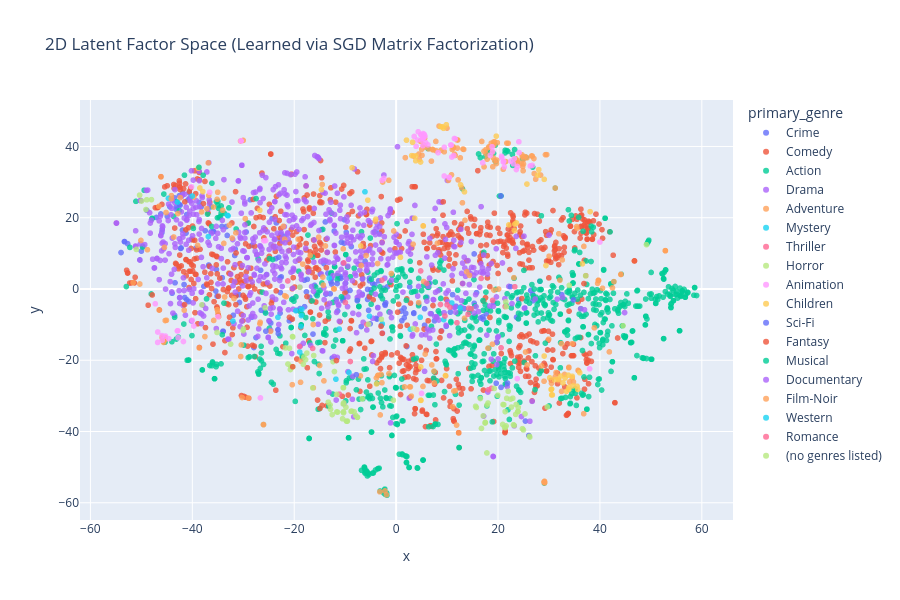

Source (notebook cell):
### Code cell
# tSNE qualitative analysis

N_TOP_MOVIES = 3000
top_movie_ids = dfRatings['movieId'].value_counts().head(N_TOP_MOVIES).index

viz_indices = []
valid_movie_ids = []

for movie_id in top_movie_ids:
    if movie_id in movie_id_to_index:
        viz_indices.append(movie_id_to_index[movie_id])
        valid_movie_ids.append(movie_id)

V_subset = V[viz_indices]

tsne = TSNE(n_components=2, perplexity=30, random_state=42, max_iter=1000)
V_2d = tsne.fit_transform(V_subset)

df_viz = pd.DataFrame({
    'x': V_2d[:, 0],
    'y': V_2d[:, 1],
    'movieId': valid_movie_ids
})

df_viz = df_viz.merge(dfMovies, on='movieId', how='left')
df_viz['primary_genre'] = df_viz['genres'].apply(lambda g: g.split('|')[0] if pd.notna(g) else 'Unknown')

fig = px.scatter(
    df_viz,
    x='x',
    y='y',
    color='primary_genre',
    hover_name='title',
    hover_data=['genres'],
    title="2D Latent Factor Space (Learned via SGD Matrix Factorization)",
    opacity=0.8,
    width=900,
    height=600
)

fig.show()

fig.write_html("tsne_movie_clusters.html")

### Figure 1 — Plotly figure (JSON) as saved in the notebook; plotly's stock layout.template omitted (floating-point values rounded to 4 significant figures; data arrays with more than 128 entries replaced by an {"elided": "..."} marker saying what was removed)
{"data": [{"customdata": {"elided": "195x1 str values"}, "hovertemplate": "<b>%{hovertext}</b><br><br>primary_genre=Crime<br>x=%{x}<br>y=%{y}<br>genres=%{customdata[0]}<extra></extra>", "hovertext": {"elided": "195 str values"}, "legendgroup": "Crime", "marker": {"color": "#636efa", "opacity": 0.8, "symbol": "circle"}, "mode": "markers", "name": "Crime", "showlegend": true, "type": "scattergl", "x": {"elided": "195 float values"}, "xaxis": "x", "y": {"elided": "195 float values"}, "yaxis": "y"}, {"customdata": {"elided": "734x1 str values"}, "hovertemplate": "<b>%{hovertext}</b><br><br>primary_genre=Comedy<br>x=%{x}<br>y=%{y}<br>genres=%{customdata[0]}<extra></extra>", "hovertext": {"elided": "734 str values"}, "legendgroup": "Comedy", "marker": {"color": "#EF553B", "opacity": 0.8, "symbol": "circle"}, "mode": "markers", "name": "Comedy", "showlegend": true, "type": "scattergl", "x": {"elided": "734 float values"}, "xaxis": "x", "y": {"elided": "734 float values"}, "yaxis": "y"}, {"customdata": {"elided": "829x1 str values"}, "hovertemplate": "<b>%{hovertext}</b><br><br>primary_genre=Action<br>x=%{x}<br>y=%{y}<br>genres=%{customdata[0]}<extra></extra>", "hovertext": {"elided": "829 str values"}, "legendgroup": "Action", "marker": {"color": "#00cc96", "opacity": 0.8, "symbol": "circle"}, "mode": "markers", "name": "Action", "showlegend": true, "type": "scattergl", "x": {"elided": "829 float values"}, "xaxis": "x", "y": {"elided": "829 float values"}, "yaxis": "y"}, {"customdata": {"elided": "629x1 str values"}, "hovertemplate": "<b>%{hovertext}</b><br><br>primary_genre=Drama<br>x=%{x}<br>y=%{y}<br>genres=%{customdata[0]}<extra></extra>", "hovertext": {"elided": "629 str values"}, "legendgroup": "Drama", "marker": {"color": "#ab63fa", "opacity": 0.8, "symbol": "circle"}, "mode": "markers", "name": "Drama", "showlegend": true, "type": "scattergl", "x": {"elided": "629 float values"}, "xaxis": "x", "y": {"elided": "629 float values"}, "yaxis": "y"}, {"customdata": {"elided": "258x1 str values"}, "hovertemplate": "<b>%{hovertext}</b><br><br>primary_genre=Adventure<br>x=%{x}<br>y=%{y}<br>genres=%{customdata[0]}<extra></extra>", "hovertext": {"elided": "258 str values"}, "legendgroup": "Adventure", "marker": {"color": "#FFA15A", "opacity": 0.8, "symbol": "circle"}, "mode": "markers", "name": "Adventure", "showlegend": true, "type": "scattergl", "x": {"elided": "258 float values"}, "xaxis": "x", "y": {"elided": "258 float values"}, "yaxis": "y"}, {"customdata": [["Mystery|Thriller"], ["Mystery|Sci-Fi|Thriller"], ["Mystery|Thriller"], ["Mystery|Thriller"], ["Mystery|Sci-Fi|Thriller"], ["Mystery|Thriller"], ["Mystery|Romance|Sci-Fi|Thriller"], ["Mystery|Sci-Fi|Thriller|IMAX"], ["Mystery|Thriller"], ["Mystery|Romance|Thriller"], ["Mystery|Thriller"], ["Mystery|Thriller"], ["Mystery"], ["Mystery|Thriller"], ["Mystery|Romance|Thriller"], ["Mystery|Thriller"], ["Mystery|Sci-Fi|Thriller"], ["Mystery|Sci-Fi"], ["Mystery|Thriller"]], "hovertemplate": "<b>%{hovertext}</b><br><br>primary_genre=Mystery<br>x=%{x}<br>y=%{y}<br>genres=%{customdata[0]}<extra></extra>", "hovertext": ["Seven (a.k.a. Se7en) (1995)", "Twelve Monkeys (a.k.a. 12 Monkeys) (1995)", "Memento (2000)", "Rear Window (1954)", "District 9 (2009)", "Old Boy (2003)", "Vanilla Sky (2001)", "Super 8 (2011)", "Secret Window (2004)", "Dead Again (1991)", "Just Cause (1995)", "Absolute Power (1997)", "Maltese Falcon, The (a.k.a. Dangerous Female) (1931)", "Enemy (2013)", "Spellbound (1945)", "Pacific Heights (1990)", "Stepford Wives, The (1975)", "Andromeda Strain, The (1971)", "Exam (2009)"], "legendgroup": "Mystery", "marker": {"color": "#19d3f3", "opacity": 0.8, "symbol": "circle"}, "mode": "markers", "name": "Mystery", "showlegend": true, "type": "scattergl", "x": [-18.5, -18.59, -19.69, -42.91, -18.91, -23.2, 2.791, -11.17, -2.703, -6.113, 12.6, 10.93, -44.69, -32.03, -40.01, 9.343, -11.82, -9.254, -5.229], "xaxis": "x", "y": [-5.706, -7.474, -6.116, 24.4, -17.71, -7.949, -11.31, -11.26, -9.797, 27.27, -5.319, -3.941, 25.43, -9.003, 26.08, -8.597, -25.32, -23.44, -7.633], "yaxis": "y"}, {"customdata": [["Thriller"], ["Thriller"], ["Thriller"], ["Thriller"], ["Thriller"], ["Thriller"], ["Thriller"], ["Thriller"], ["Thriller"], ["Thriller"], ["Thriller"], ["Thriller"], ["Thriller"], ["Thriller"], ["Thriller"], ["Thriller"], ["Thriller"], ["Thriller"], ["Thriller"], ["Thriller"], ["Thriller"], ["Thriller"]], "hovertemplate": "<b>%{hovertext}</b><br><br>primary_genre=Thriller<br>x=%{x}<br>y=%{y}<br>genres=%{customdata[0]}<extra></extra>", "hovertext": ["Fugitive, The (1993)", "Panic Room (2002)", "Cape Fear (1991)", "Sleepers (1996)", "Spotlight (2015)", "Bone Collector, The (1999)", "Arlington Road (1999)", "10 Cloverfield Lane (2016)", "Sliver (1993)", "Perfect Murder, A (1998)", "Dead Zone, The (1983)", "Manchurian Candidate, The (2004)", "Red Rock West (1992)", "Dead Calm (1989)", "Malice (1993)", "Gift, The (2000)", "Fear (1996)", "Skulls, The (2000)", "Don't Breathe (2016)", "Jade (1995)", "Atomic Blonde (2017)", "Don't Say a Word (2001)"], "legendgroup": "Thriller", "marker": {"color": "#FF6692", "opacity": 0.8, "symbol": "circle"}, "mode": "markers", "name": "Thriller", "showlegend": true, "type": "scattergl", "x": [5.994, 21.39, -9.958, -2.778, -10.27, 14.24, 8.703, -18.96, 18.71, 10.56, -11.14, 18.93, -21.26, -8.991, 9.989, -5.749, 9.585, 20.59, -16.38, 18.1, 4.817, 14.77], "xaxis": "x", "y": [1.614, -4.946, -3.787, 2.483, 7.324, -5.445, -4.358, -16.15, -27.9, -5.137, -29.53, -3.205, 2.247, -20.36, -4.43, -9.983, -7.591, -16.52, -16.68, -28.29, 5.061, -5.554], "yaxis": "y"}, {"customdata": [["Horror|Sci-Fi"], ["Horror"], ["Horror|Mystery"], ["Horror|Sci-Fi|Thriller"], ["Horror|Mystery|Thriller"], ["Horror|Sci-Fi"], ["Horror|Thriller"], ["Horror|Mystery|Thriller"], ["Horror"], ["Horror|Sci-Fi|Thriller"], ["Horror|Thriller"], ["Horror|Thriller"], ["Horror|Thriller"], ["Horror|Sci-Fi|Thriller"], ["Horror"], ["Horror|Mystery|Sci-Fi|Thriller"], ["Horror|Sci-Fi|Thriller"], ["Horror|Sci-Fi|Thriller"], ["Horror|Mystery|Thriller"], ["Horror|Sci-Fi|Thriller"], ["Horror|Mystery|Thriller"], ["Horror|Sci-Fi"], ["Horror|Mystery"], ["Horror|Sci-Fi"], ["Horror|Thriller"], ["Horror|Sci-Fi|Thriller"], ["Horror|Thriller"], ["Horror"], ["Horror|Thriller"], ["Horror|Mystery|Thriller"], ["Horror|Thriller"], ["Horror|Mystery|Thriller"], ["Horror"], ["Horror|Mystery|Thriller"], ["Horror"], ["Horror"], ["Horror|Sci-Fi|Thriller"], ["Horror|Thriller"], ["Horror|Thriller"], ["Horror"], ["Horror"], ["Horror"], ["Horror|Mystery|Sci-Fi"], ["Horror|Thriller"], ["Horror|Thriller"], ["Horror|Mystery|Thriller"], ["Horror|Thriller"], ["Horror|Sci-Fi|Thriller"], ["Horror|Mystery|Thriller"], ["Horror|Sci-Fi|Thriller"], ["Horror"], ["Horror"], ["Horror"], ["Horror|Thriller"], ["Horror|Thriller"], ["Horror|Sci-Fi|Thriller"], ["Horror|Thriller"], ["Horror|Thriller"], ["Horror|Sci-Fi"], ["Horror|Thriller"], ["Horror|Thriller"], ["Horror|Thriller"], ["Horror"], ["Horror|Sci-Fi|Thriller"], ["Horror|Thriller"], ["Horror"], ["Horror|Thriller"], ["Horror"], ["Horror|Sci-Fi|Thriller"], ["Horror|Thriller"], ["Horror|Sci-Fi"], ["Horror|Thriller"], ["Horror|Thriller"], ["Horror|Mystery|Sci-Fi|Thriller"], ["Horror"], ["Horror|Thriller"], ["Horror"], ["Horror"], ["Horror|Sci-Fi|Thriller"], ["Horror|Sci-Fi"], ["Horror|Sci-Fi"], ["Horror"], ["Horror|Thriller"], ["Horror"], ["Horror|Mystery"], ["Horror|Thriller"], ["Horror|Sci-Fi"], ["Horror"], ["Horror|Thriller"], ["Horror|Mystery|Thriller"], ["Horror"], ["Horror"], ["Horror|Thriller"], ["Horror|Thriller"], ["Horror|Sci-Fi"], ["Horror|Western"], ["Horror|Sci-Fi|Thriller"], ["Horror|Romance"]], "hovertemplate": "<b>%{hovertext}</b><br><br>primary_genre=Horror<br>x=%{x}<br>y=%{y}<br>genres=%{customdata[0]}<extra></extra>", "hovertext": ["Alien (1979)", "Shining, The (1980)", "Exorcist, The (1973)", "Signs (2002)", "Ring, The (2002)", "Species (1995)", "Birds, The (1963)", "Saw (2004)", "Get Out (2017)", "Pitch Black (2000)", "Hannibal (2001)", "Poltergeist (1982)", "Nightmare on Elm Street, A (1984)", "Night of the Living Dead (1968)", "Halloween (1978)", "Cube (1997)", "Event Horizon (1997)", "Hollow Man (2000)", "I Know What You Did Last Summer (1997)", "28 Weeks Later (2007)", "Omen, The (1976)", "Faculty, The (1998)", "Jacob's Ladder (1990)", "Mist, The (2007)", "Saw II (2005)", "Invasion of the Body Snatchers (1956)", "Conjuring, The (2013)", "It (2017)", "Haunting, The (1999)", "Friday the 13th (1980)", "Jaws 2 (1978)", "Stir of Echoes (1999)", "Nosferatu (Nosferatu, eine Symphonie des Grauens) (1922)", "I Still Know What You Did Last Summer (1998)", "Texas Chainsaw Massacre, The (1974)", "Pet Sematary (1989)", "Flatliners (1990)", "Candyman (1992)", "Lake Placid (1999)", "It Follows (2014)", "The Witch (2015)", "Hellraiser (1987)", "Fly, The (1958)", "Paranormal Activity (2009)", "Us (2019)", "Ringu (Ring) (1998)", "Final Destination 2 (2003)", "Mimic (1997)", "Grudge, The (2004)", "Body Snatchers (1993)", "Hostel (2005)", "Creepshow (1982)", "Jeepers Creepers (2001)", "Gothika (2003)", "Child's Play (1988)", "Astronaut's Wife, The (1999)", "House on Haunted Hill (1999)", "Nightmare on Elm Street 3: Dream Warriors, A (1987)", "Blob, The (1958)", "Urban Legend (1998)", "Thirteen Ghosts (a.k.a. Thir13en Ghosts) (2001)", "Children of the Corn (1984)", "Christine (1983)", "Pandorum (2009)", "30 Days of Night (2007)", "Nightmare on Elm Street 2: Freddy's Revenge, A (1985)", "Tales from the Crypt Presents: Demon Knight (1995)", "Dracula (1931)", "Under the Skin (2013)", "Halloween H20: 20 Years Later (Halloween 7: The Revenge of Laurie Strode) (1998)", "Plan 9 from Outer Space (1959)", "In the Mouth of Madness (1995)", "Sinister (2012)", "Invasion of the Body Snatchers (1978)", "Lord of Illusions (1995)", "Relic, The (1997)", "Ghost Ship (2002)", "Texas Chainsaw Massacre, The (2003)", "Life (2017)", "Village of the Damned (1995)", "Species II (1998)", "Suspiria (1977)", "Cujo (1983)", "Fog, The (1980)", "Howling, The (1980)", "Halloween: The Curse of Michael Myers (Halloween 6: The Curse of Michael Myers) (1995)", "Phantasm (1979)", "Halloween II (1981)", "Red Eye (2005)", "Final Destination 3 (2006)", "The Conjuring 2 (2016)", "Friday the 13th Part 2 (1981)", "Nightmare on Elm Street 4: The Dream Master, A (1988)", "Thinner (1996)", "Fly II, The (1989)", "Vampires (1998)", "Day of the Dead (1985)", "Mummy, The (1932)"], "legendgroup": "Horror", "marker": {"color": "#B6E880", "opacity": 0.8, "symbol": "circle"}, "mode": "markers", "name": "Horror", "showlegend": true, "type": "scattergl", "x": [-6.656, -50.98, -10.39, 17.81, -18.21, 22.46, -48.02, 26.25, -20.33, 44.54, -2.9, -10.29, -11.64, -12.88, -11.5, -17.52, 16.54, 23.55, 21.41, -18.09, -9.853, 21.4, -25.71, -17.77, 26.14, -49.96, -20.45, -21.23, 21.99, -9.74, 29.67, -5.418, -49.11, 21.28, -12.55, -7.949, 3.383, 17.09, 22.62, -20.94, -30.02, -10.32, -10.33, -20.75, -20.29, -32.49, 23.19, 21.14, -12.38, 15.75, 24.98, -8.843, 23.46, 21.51, -10.51, 19.26, 23.96, 17.48, -10.4, 21.58, 23.93, -7.604, -8.262, -16.18, 25.29, 17.45, -0.5375, -48.94, -38.14, 20.92, -16.37, -12.11, -20.28, -11.68, 15.6, 20.98, 23.86, 24.79, 33.98, 17.82, 22.9, -35.15, -7.59, -8.741, -10.34, 16.75, -13.32, -9.566, 21.61, 23.03, -20.64, -9.645, 17.52, 18.04, 19.96, 21.69, -12.97, -50.34], "xaxis": "x", "y": [-30.86, 11.1, -32.27, -46.03, -21.15, -30.93, 25.08, -41.56, -13.35, -10.31, -8.511, -31.95, -34.5, -33.77, -34.57, -17.99, -30.74, -32.42, -38.94, -19.1, -33.18, -34.41, -5.296, -19.84, -41.33, 24.69, -21.87, -21.07, -28.71, -37.1, -33.09, -9.861, 22.3, -38.78, -35.24, -35.48, -11.1, -35.61, -33.15, -16.64, -11.71, -34.78, -27.7, -22.61, -13.45, -15.47, -38.31, -32.49, -20.39, -33.25, -39.56, -34.34, -35.2, -3.609, -36.43, -27.91, -33.2, -37.44, -27.71, -38.44, -34.4, -36.01, -34.43, -18.68, -35.07, -37.61, -31.21, 25.04, -4.449, -38.03, -27.77, -23.17, -21.8, -29.59, -32.91, -32.42, -34.4, -39.21, 1.008, -32.59, -30.66, -12.19, -36.02, -34.26, -34.47, -39.13, -31.76, -37.08, -4.98, -38.1, -21.79, -37.12, -37.5, -32.01, -29.82, -30.69, -32.54, 26.34], "yaxis": "y"}, {"customdata": [["Animation|Children|Fantasy|Musical|Romance|IMAX"], ["Animation|Children|Drama"], ["Animation|Children|Fantasy|Musical"], ["Animation|Children|Comedy"], ["Animation|Comedy|Musical"], ["Animation|Children|Drama|Fantasy|Musical"], ["Animation|Children|Comedy|Musical|Romance"], ["Animation|Children|Comedy|Crime"], ["Animation|Children|Drama|Musical|Romance"], ["Animation|Children|Fantasy|Musical"], ["Animation|Children|Fantasy|Musical"], ["Animation|Children|Comedy|Crime"], ["Animation|Children|Comedy"], ["Animation|Children|Drama|Fantasy"], ["Animation|Comedy"], ["Animation|Children|Drama|Musical|Romance"], ["Animation|Children|Comedy|Romance"], ["Animation|Children|Comedy|Musical"], ["Animation|Children|Comedy"], ["Animation|Children|Comedy|Fantasy|Musical|Romance|IMAX"], ["Animation|Children|Fantasy|Musical|Romance"], ["Animation|Sci-Fi"], ["Animation|Comedy"], ["Animation|Children|Drama|Musical"], ["Animation|Comedy|Fantasy|Musical|Romance"], ["Animation|Fantasy|Thriller"], ["Animation|Children"], ["Animation|Children|Drama"], ["Animation|Children|Fantasy|Musical"], ["Animation|Children|Musical"], ["Animation|Musical"], ["Animation|Children|Fantasy|Musical"], ["Animation|Drama|War"], ["Animation|Children|Comedy|IMAX"], ["Animation|Children"], ["Animation|Drama|Mystery|Sci-Fi|Thriller"], ["Animation|Children|Fantasy|IMAX"], ["Animation|Children|Drama"], ["Animation|Children|Musical|IMAX"], ["Animation|Children|Fantasy|War"], ["Animation|Drama|Fantasy"], ["Animation|Comedy"], ["Animation|Comedy|Fantasy"], ["Animation|Children|Comedy"], ["Animation|Drama"], ["Animation|Children|Comedy|Romance"], ["Animation|Children"], ["Animation|Mystery|Sci-Fi"], ["Animation|Drama|Fantasy|Romance"], ["Animation|Comedy|Romance"], ["Animation|Children|Comedy"], ["Animation|Children|Fantasy|Musical|Romance"], ["Animation|Children|Musical"], ["Animation|Sci-Fi|IMAX"], ["Animation|Comedy"], ["Animation|Children|Comedy|Drama|Fantasy"], ["Animation|Horror|Mystery|Thriller"], ["Animation|Comedy"], ["Animation|Comedy|Drama|Romance|Sci-Fi"], ["Animation|Children|Fantasy|Mystery"], ["Animation|Comedy"], ["Animation|Children|Fantasy"], ["Animation|Comedy"], ["Animation|Comedy"], ["Animation|Comedy|Fantasy|Musical"], ["Animation|Children"], ["Animation|Drama|Romance"], ["Animation|Children|Comedy"], ["Animation|Documentary|Drama|War"], ["Animation"], ["Animation|Fantasy|Horror|Sci-Fi"], ["Animation|Comedy"]], "hovertemplate": "<b>%{hovertext}</b><br><br>primary_genre=Animation<br>x=%{x}<br>y=%{y}<br>genres=%{customdata[0]}<extra></extra>", "hovertext": ["Beauty and the Beast (1991)", "Ratatouille (2007)", "Nightmare Before Christmas, The (1993)", "Chicken Run (2000)", "South Park: Bigger, Longer and Uncut (1999)", "Snow White and the Seven Dwarfs (1937)", "Little Mermaid, The (1989)", "Wallace & Gromit: The Wrong Trousers (1993)", "Pocahontas (1995)", "Pinocchio (1940)", "Fantasia (1940)", "Despicable Me (2010)", "Wallace & Gromit: A Close Shave (1995)", "My Neighbor Totoro (Tonari no Totoro) (1988)", "Simpsons Movie, The (2007)", "Hunchback of Notre Dame, The (1996)", "Lady and the Tramp (1955)", "Jungle Book, The (1967)", "Cars (2006)", "Tangled (2010)", "Cinderella (1950)", "Ghost in the Shell (Kôkaku kidôtai) (1995)", "Wreck-It Ralph (2012)", "Dumbo (1941)", "Corpse Bride (2005)", "Coraline (2009)", "Aristocats, The (1970)", "Bambi (1942)", "Peter Pan (1953)", "Sleeping Beauty (1959)", "Prince of Egypt, The (1998)", "Sword in the Stone, The (1963)", "Grave of the Fireflies (Hotaru no haka) (1988)", "Despicable Me 2 (2013)", "Charlotte's Web (1973)", "Scanner Darkly, A (2006)", "Cloudy with a Chance of Meatballs (2009)", "Fox and the Hound, The (1981)", "Fantasia 2000 (1999)", "Small Soldiers (1998)", "Waking Life (2001)", "Isle of Dogs (2018)", "Triplets of Belleville, The (Les triplettes de Belleville) (2003)", "Shark Tale (2004)", "Persepolis (2007)", "Goofy Movie, A (1995)", "Road to El Dorado, The (2000)", "Paprika (Papurika) (2006)", "Your Name. (2016)", "Paperman (2012)", "Hotel Transylvania (2012)", "Princess and the Frog, The (2009)", "Winnie the Pooh and the Blustery Day (1968)", "Monsters vs. Aliens (2009)", "Bee Movie (2007)", "All Dogs Go to Heaven (1989)", "Perfect Blue (1997)", "Creature Comforts (1989)", "Girl Who Leapt Through Time, The (Toki o kakeru shôjo) (2006)", "Monster House (2006)", "The Secret Life of Pets (2016)", "Secret World of Arrietty, The (Kari-gurashi no Arietti) (2010)", "Flushed Away (2006)", "Sausage Party (2016)", "How the Grinch Stole Christmas! (1966)", "Batman: Mask of the Phantasm (1993)", "Wind Rises, The (Kaze tachinu) (2013)", "Garfield: The Movie (2004)", "Waltz with Bashir (Vals im Bashir) (2008)", "Piper (2016)", "Vampire Hunter D: Bloodlust (Banpaia hantâ D) (2000)", "Hotel Transylvania 2 (2015)"], "legendgroup": "Animation", "marker": {"color": "#FF97FF", "opacity": 0.8, "symbol": "circle"}, "mode": "markers", "name": "Animation", "showlegend": true, "type": "scattergl", "x": [11.59, 18.83, 9.43, 24.09, -26.63, 5.514, 11.44, -30.43, 10.72, 5.292, 4.331, 20.69, -30.44, -45.91, 23.59, 10.82, 5.163, 5.043, 24.13, 18.48, 5.665, -42.79, 18.93, 4.836, 10.42, 10.4, 5.794, 4.95, 5.309, 5.39, 10.93, 5.24, -46.8, 20.76, 4.187, -40.02, 22.49, 6.24, 3.922, 23.77, -39.72, -34.96, -47.27, 26.73, -25.62, 9.454, 11.32, -42.94, -46.79, -2.399, 21.09, 17.0, 3.545, 23.16, 26.32, 8.236, -42.86, -40.16, -44.62, 23.01, 21.23, -45.94, 23.81, 40.0, -36.6, 4.986, -45.28, 37.98, -25.95, -2.768, -41.74, 21.02], "xaxis": "x", "y": [42.11, 39.92, 31.71, 41.3, -30.58, 43.4, 42.23, 41.56, 40.41, 43.62, 44.11, 37.24, 41.56, -14.37, 33.53, 40.4, 42.26, 41.77, 38.28, 37.49, 42.88, -13.68, 38.57, 43.3, 31.29, 31.31, 41.08, 43.25, 42.35, 42.71, 37.04, 40.22, -15.01, 36.84, 41.8, -8.781, 35.89, 40.44, 40.04, -25.17, -10.39, -7.804, -4.153, 34.67, 13.59, 39.76, 37.46, -11.77, -12.08, 31.04, 35.82, 35.41, 42.8, 36.56, 34.54, 38.25, -11.71, 28.68, -13.96, 35.13, 34.24, -13.09, 34.38, 13.19, 27.14, -29.31, -13.21, -22.41, 13.52, 30.51, -14.74, 35.64], "yaxis": "y"}, {"customdata": [["Children|Drama|Sci-Fi"], ["Children|Drama"], ["Children|Comedy"], ["Children|Comedy|Fantasy|Musical"], ["Children|Comedy|Fantasy"], ["Children|Drama|Fantasy|Romance"], ["Children|Comedy|Fantasy|Musical"], ["Children|Comedy"], ["Children|Drama|Fantasy"], ["Children|Comedy|Fantasy"], ["Children|Comedy|Fantasy"], ["Children|Comedy|Fantasy"], ["Children|Comedy"], ["Children|Comedy|Fantasy"], ["Children|Drama"], ["Children|Comedy|Fantasy"], ["Children|Comedy|Romance"], ["Children|Comedy|Fantasy"], ["Children|Drama|Mystery"], ["Children|Comedy|Fantasy"], ["Children|Comedy"], ["Children|Comedy|Fantasy"], ["Children|Comedy"], ["Children|Comedy|Sci-Fi"], ["Children|Comedy"], ["Children|Comedy|Romance"], ["Children|Comedy|Romance"], ["Children|Comedy|Drama"], ["Children|Drama"], ["Children|Comedy"], ["Children|Comedy|Musical"], ["Children|Drama|Fantasy|Mystery"], ["Children|Comedy"], ["Children|Comedy"], ["Children|Comedy|Fantasy|Horror"], ["Children|Drama"], ["Children|Comedy|Drama"], ["Children|Comedy"], ["Children|Comedy"], ["Children|Comedy"], ["Children|Comedy"], ["Children|Comedy"], ["Children|Comedy"], ["Children|Comedy|Musical"], ["Children|Musical"], ["Children|Comedy|Fantasy"], ["Children|Comedy"], ["Children|Comedy|Romance"], ["Children|Sci-Fi"], ["Children|Comedy"], ["Children|Comedy"], ["Children|Drama|Fantasy"], ["Children|Comedy"], ["Children|Comedy|Fantasy"], ["Children|Comedy"], ["Children|Comedy"], ["Children|Comedy|Drama"], ["Children|Comedy|Fantasy|Sci-Fi"], ["Children|Comedy|Fantasy"], ["Children|Drama"], ["Children|Comedy|Fantasy"], ["Children|Comedy"]], "hovertemplate": "<b>%{hovertext}</b><br><br>primary_genre=Children<br>x=%{x}<br>y=%{y}<br>genres=%{customdata[0]}<extra></extra>", "hovertext": ["E.T. the Extra-Terrestrial (1982)", "Babe (1995)", "Home Alone (1990)", "Willy Wonka & the Chocolate Factory (1971)", "Addams Family Values (1993)", "It's a Wonderful Life (1946)", "Mary Poppins (1964)", "Christmas Story, A (1983)", "Field of Dreams (1989)", "Elf (2003)", "Flintstones, The (1994)", "Addams Family, The (1991)", "Home Alone 2: Lost in New York (1992)", "How the Grinch Stole Christmas (a.k.a. The Grinch) (2000)", "Secret Garden, The (1993)", "Matilda (1996)", "Princess Diaries, The (2001)", "Stuart Little (1999)", "Hugo (2011)", "Freaky Friday (2003)", "Richie Rich (1994)", "Flubber (1997)", "Mighty Ducks, The (1992)", "Honey, I Blew Up the Kid (1992)", "George of the Jungle (1997)", "Parent Trap, The (1998)", "Parent Trap, The (1961)", "Sandlot, The (1993)", "Little Princess, A (1995)", "Jingle All the Way (1996)", "Muppet Christmas Carol, The (1992)", "Secret of Roan Inish, The (1994)", "Angels in the Outfield (1994)", "Home Alone 3 (1997)", "Hocus Pocus (1993)", "Old Yeller (1957)", "Secondhand Lions (2003)", "Cats & Dogs (2001)", "Little Rascals, The (1994)", "Cheaper by the Dozen (2003)", "D2: The Mighty Ducks (1994)", "Mouse Hunt (1997)", "Love Bug, The (1969)", "Muppets Take Manhattan, The (1984)", "Annie (1982)", "Absent-Minded Professor, The (1961)", "Great Muppet Caper, The (1981)", "Look Who's Talking Now (1993)", "Black Hole, The (1979)", "Harry and the Hendersons (1987)", "D3: The Mighty Ducks (1996)", "Christmas Carol, A (1938)", "102 Dalmatians (2000)", "Kazaam (1996)", "Jungle2Jungle (a.k.a. Jungle 2 Jungle) (1997)", "Muppets From Space (1999)", "Beethoven (1992)", "*batteries not included (1987)", "Freaky Friday (1977)", "My Dog Skip (1999)", "Nanny McPhee (2005)", "Problem Child (1990)"], "legendgroup": "Children", "marker": {"color": "#FECB52", "opacity": 0.8, "symbol": "circle"}, "mode": "markers", "name": "Children", "showlegend": true, "type": "scattergl", "x": [5.336, 19.66, 30.53, 2.037, 4.877, -37.94, -38.83, -3.987, 3.651, 38.07, 34.73, 4.816, 30.67, 29.4, -14.65, 12.65, 23.31, 27.82, -6.946, 22.12, 33.93, 34.58, 30.42, 32.74, 29.07, 23.61, 3.854, 4.822, -8.642, 33.78, 9.311, -26.75, 32.28, 35.5, 30.14, 3.227, 0.853, 28.0, 29.05, 23.23, 30.48, 25.67, 3.849, 9.041, 13.41, 3.062, 8.791, 33.89, -3.837, 31.12, 30.5, -38.52, 36.03, 35.64, 33.15, 9.848, 31.84, 9.686, 4.793, -5.557, 36.56, 33.42], "xaxis": "x", "y": [17.69, 42.89, -29.75, 41.77, -31.26, 27.33, 33.9, 19.61, 19.83, 21.7, -27.22, -31.23, -29.73, 6.58, 27.88, 29.23, 18.22, 31.94, 12.06, 17.99, -27.58, -24.52, -28.22, -26.37, 30.77, 18.53, 35.97, -21.87, 34.02, -24.18, 45.09, 22.1, -24.43, -27.29, -24.94, 41.18, 8.877, 33.49, -18.82, 16.42, -28.18, 29.45, 37.35, 45.53, 27.26, 37.42, 45.53, -28.19, -26.65, -25.49, -28.08, 28.34, -23.51, -28.19, -25.01, 46.09, -25.3, -24.3, 35.64, 24.93, 7.052, -28.74], "yaxis": "y"}, {"customdata": [["Sci-Fi|IMAX"], ["Sci-Fi"], ["Sci-Fi|Thriller"], ["Sci-Fi"], ["Sci-Fi"], ["Sci-Fi"], ["Sci-Fi|Thriller"], ["Sci-Fi|Thriller"], ["Sci-Fi"], ["Sci-Fi|Thriller|IMAX"], ["Sci-Fi|Thriller"], ["Sci-Fi|Thriller"]], "hovertemplate": "<b>%{hovertext}</b><br><br>primary_genre=Sci-Fi<br>x=%{x}<br>y=%{y}<br>genres=%{customdata[0]}<extra></extra>", "hovertext": ["Interstellar (2014)", "Arrival (2016)", "Limitless (2011)", "Blade Runner 2049 (2017)", "Mission to Mars (2000)", "Dawn of the Planet of the Apes (2014)", "Sphere (1998)", "Island of Dr. Moreau, The (1996)", "2010: The Year We Make Contact (1984)", "Contagion (2011)", "Timecrimes (Cronocrímenes, Los) (2007)", "Push (2009)"], "legendgroup": "Sci-Fi", "marker": {"color": "#636efa", "opacity": 0.8, "symbol": "circle"}, "mode": "markers", "name": "Sci-Fi", "showlegend": true, "type": "scattergl", "x": [-7.629, -23.2, 22.43, -23.12, 21.86, 20.56, 19.64, 20.59, -7.812, -11.58, -25.56, 34.79], "xaxis": "x", "y": [-3.275, -11.44, 0.6331, -12.52, -26.42, 26.1, -26.45, -27.62, -24.06, 1.54, -11.84, -3.072], "yaxis": "y"}, {"customdata": [["Fantasy|Sci-Fi"], ["Fantasy|Horror|Mystery|Romance"], ["Fantasy|Horror|Romance|Thriller"], ["Fantasy"], ["Fantasy|Horror|Thriller"], ["Fantasy|Horror|Mystery|Thriller"], ["Fantasy|Romance|Thriller|IMAX"], ["Fantasy|Horror|Thriller"], ["Fantasy|Horror|Sci-Fi|Thriller"], ["Fantasy|Horror|Thriller"], ["Fantasy|Romance"], ["Fantasy|Horror|Mystery"], ["Fantasy"], ["Fantasy|Horror"]], "hovertemplate": "<b>%{hovertext}</b><br><br>primary_genre=Fantasy<br>x=%{x}<br>y=%{y}<br>genres=%{customdata[0]}<extra></extra>", "hovertext": ["Brazil (1985)", "Sleepy Hollow (1999)", "Dracula (Bram Stoker's Dracula) (1992)", "Fantastic Beasts and Where to Find Them (2016)", "Evil Dead, The (1981)", "Ninth Gate, The (1999)", "Twilight Saga: Eclipse, The (2010)", "Silent Hill (2006)", "Videodrome (1983)", "Insidious (2010)", "Beauty and the Beast (2017)", "Prophecy, The (1995)", "Miss Peregrine's Home for Peculiar Children (2016)", "Queen of the Damned (2002)"], "legendgroup": "Fantasy", "marker": {"color": "#EF553B", "opacity": 0.8, "symbol": "circle"}, "mode": "markers", "name": "Fantasy", "showlegend": true, "type": "scattergl", "x": [-47.86, -2.962, -2.735, 37.23, -14.95, 8.834, 46.78, -11.72, -41.53, -20.29, 9.248, 0.8358, 36.87, 43.47], "xaxis": "x", "y": [-1.683, -10.46, -12.46, 3.721, -33.53, -11.88, 7.881, -20.08, -4.39, -21.83, 24.46, -10.48, 1.522, -13.76], "yaxis": "y"}, {"customdata": [["Musical|Romance"], ["Musical|Romance"], ["Musical"], ["Musical|Romance|War"]], "hovertemplate": "<b>%{hovertext}</b><br><br>primary_genre=Musical<br>x=%{x}<br>y=%{y}<br>genres=%{customdata[0]}<extra></extra>", "hovertext": ["Sound of Music, The (1965)", "American in Paris, An (1951)", "Meet Me in St. Louis (1944)", "South Pacific (1958)"], "legendgroup": "Musical", "marker": {"color": "#00cc96", "opacity": 0.8, "symbol": "circle"}, "mode": "markers", "name": "Musical", "showlegend": true, "type": "scattergl", "x": [-38.69, -36.16, -41.54, -37.88], "xaxis": "x", "y": [34.14, 29.7, 31.94, 31.92], "yaxis": "y"}, {"customdata": [["Documentary"], ["Documentary"], ["Documentary"], ["Documentary"], ["Documentary"], ["Documentary"], ["Documentary"], ["Documentary"], ["Documentary"], ["Documentary|War"], ["Documentary"], ["Documentary|Drama"], ["Documentary"], ["Documentary"], ["Documentary"], ["Documentary|Musical"], ["Documentary"], ["Documentary|Musical"], ["Documentary"], ["Documentary"], ["Documentary"], ["Documentary"], ["Documentary"], ["Documentary"], ["Documentary"], ["Documentary"], ["Documentary"], ["Documentary"], ["Documentary"], ["Documentary"], ["Documentary"], ["Documentary|IMAX"], ["Documentary|Drama"]], "hovertemplate": "<b>%{hovertext}</b><br><br>primary_genre=Documentary<br>x=%{x}<br>y=%{y}<br>genres=%{customdata[0]}<extra></extra>", "hovertext": ["Bowling for Columbine (2002)", "Fahrenheit 9/11 (2004)", "Hoop Dreams (1994)", "Roger & Me (1989)", "Crumb (1994)", "March of the Penguins (Marche de l'empereur, La) (2005)", "Inconvenient Truth, An (2006)", "When We Were Kings (1996)", "Koyaanisqatsi (a.k.a. Koyaanisqatsi: Life Out of Balance) (1983)", "Fog of War: Eleven Lessons from the Life of Robert S. McNamara, The (2003)", "Spellbound (2002)", "Sicko (2007)", "Thin Blue Line, The (1988)", "Planet Earth (2006)", "Inside Job (2010)", "Buena Vista Social Club (1999)", "Grizzly Man (2005)", "Stop Making Sense (1984)", "Man on Wire (2008)", "Jiro Dreams of Sushi (2011)", "Citizenfour (2014)", "American Movie (1999)", "King of Kong, The (2007)", "Senna (2010)", "Baraka (1992)", "Capturing the Friedmans (2003)", "Free Solo (2018)", "Microcosmos (Microcosmos: Le peuple de l'herbe) (1996)", "Planet Earth II (2016)", "Corporation, The (2003)", "Celluloid Closet, The (1995)", "Everest (1998)", "Jesus Camp (2006)"], "legendgroup": "Documentary", "marker": {"color": "#ab63fa", "opacity": 0.8, "symbol": "circle"}, "mode": "markers", "name": "Documentary", "showlegend": true, "type": "scattergl", "x": [-15.51, -15.39, -30.38, -15.96, -43.55, -21.81, -15.14, -38.28, -27.66, -30.61, -23.33, -15.25, -30.52, -30.28, -11.48, -25.99, -32.41, -29.67, -29.68, -21.17, -11.47, -44.35, -31.95, -12.18, -27.67, -31.14, -27.36, -26.78, -30.28, -11.79, -23.88, -29.68, -22.42], "xaxis": "x", "y": [37.08, 37.05, 21.27, 37.46, 5.482, 12.97, 36.57, 13.83, 14.56, 14.57, 15.63, 36.84, 14.19, 34.72, 8.459, 17.14, 10.99, 17.99, 14.26, 10.66, 8.351, 2.061, 11.37, 7.287, 10.59, 12.67, 9.591, 15.78, 34.72, 8.983, 13.81, 23.86, 7.426], "yaxis": "y"}, {"customdata": [["Film-Noir|Mystery"], ["Film-Noir|Mystery|Thriller"], ["Film-Noir|Romance|Thriller"], ["Film-Noir|Horror|Mystery|Thriller"]], "hovertemplate": "<b>%{hovertext}</b><br><br>primary_genre=Film-Noir<br>x=%{x}<br>y=%{y}<br>genres=%{customdata[0]}<extra></extra>", "hovertext": ["Maltese Falcon, The (1941)", "Third Man, The (1949)", "Notorious (1946)", "Angel Heart (1987)"], "legendgroup": "Film-Noir", "marker": {"color": "#FFA15A", "opacity": 0.8, "symbol": "circle"}, "mode": "markers", "name": "Film-Noir", "showlegend": true, "type": "scattergl", "x": [-44.11, -45.16, -42.36, -37.53], "xaxis": "x", "y": [25.35, 21.47, 25.63, -13.37], "yaxis": "y"}, {"customdata": [["Western"], ["Western"], ["Western"], ["Western"], ["Western"], ["Western"]], "hovertemplate": "<b>%{hovertext}</b><br><br>primary_genre=Western<br>x=%{x}<br>y=%{y}<br>genres=%{customdata[0]}<extra></extra>", "hovertext": ["The Hateful Eight (2015)", "True Grit (2010)", "Wyatt Earp (1994)", "Little Big Man (1970)", "Pale Rider (1985)", "High Plains Drifter (1973)"], "legendgroup": "Western", "marker": {"color": "#19d3f3", "opacity": 0.8, "symbol": "circle"}, "mode": "markers", "name": "Western", "showlegend": true, "type": "scattergl", "x": [-18.68, -13.13, 4.722, -36.85, -32.98, -33.11], "xaxis": "x", "y": [-10.56, 3.043, -7.953, 14.71, 20.54, 20.65], "yaxis": "y"}, {"customdata": [["Romance"], ["Romance|Sci-Fi|Thriller"], ["Romance"], ["Romance|Thriller"]], "hovertemplate": "<b>%{hovertext}</b><br><br>primary_genre=Romance<br>x=%{x}<br>y=%{y}<br>genres=%{customdata[0]}<extra></extra>", "hovertext": ["Meet Joe Black (1998)", "Adjustment Bureau, The (2011)", "Message in a Bottle (1999)", "Life Less Ordinary, A (1997)"], "legendgroup": "Romance", "marker": {"color": "#FF6692", "opacity": 0.8, "symbol": "circle"}, "mode": "markers", "name": "Romance", "showlegend": true, "type": "scattergl", "x": [14.12, 23.29, 16.68, 11.94], "xaxis": "x", "y": [-7.087, 0.6257, 2.968, -9.487], "yaxis": "y"}, {"customdata": [["(no genres listed)"], ["(no genres listed)"], ["(no genres listed)"], ["(no genres listed)"], ["(no genres listed)"]], "hovertemplate": "<b>%{hovertext}</b><br><br>primary_genre=(no genres listed)<br>x=%{x}<br>y=%{y}<br>genres=%{customdata[0]}<extra></extra>", "hovertext": ["Hereditary (2018)", "Whiplash (2013)", "Pirates of the Caribbean: Dead Men Tell No Tales (2017)", "Fantastic Beasts and Where to Find Them 2 (2018)", "Green Room (2015)"], "legendgroup": "(no genres listed)", "marker": {"color": "#B6E880", "opacity": 0.8, "symbol": "circle"}, "mode": "markers", "name": "(no genres listed)", "showlegend": true, "type": "scattergl", "x": [-29.97, -18.9, 49.13, 37.19, -21.71], "xaxis": "x", "y": [-11.21, 0.506, 12.44, 3.695, -16.53], "yaxis": "y"}], "layout": {"height": 600, "legend": {"title": {"text": "primary_genre"}, "tracegroupgap": 0}, "title": {"text": "2D Latent Factor Space (Learned via SGD Matrix Factorization)"}, "width": 900, "xaxis": {"anchor": "y", "domain": [0, 1], "title": {"text": "x"}}, "yaxis": {"anchor": "x", "domain": [0, 1], "title": {"text": "y"}}}}
